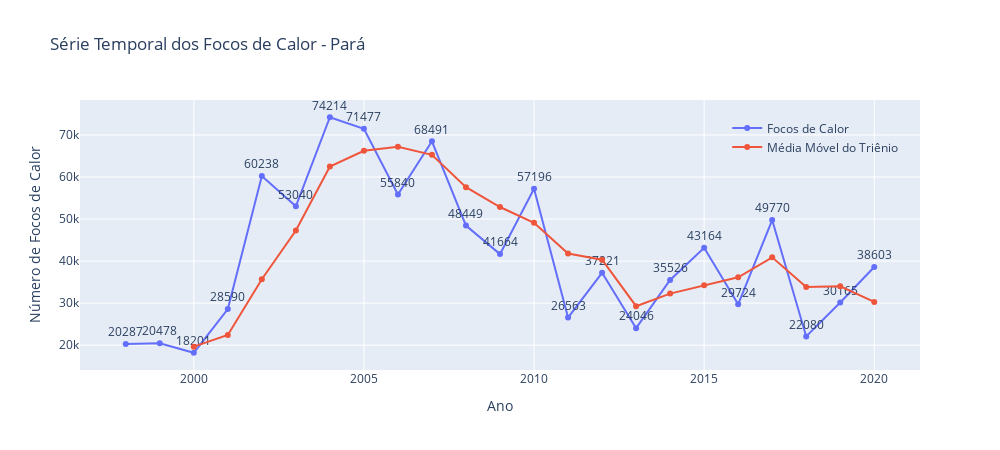

The code cell stored with this chart in its notebook:
### Code cell
# Série Temporal dos Focos de Calor - Pará
base_temp = base.loc[base['state'] == 'Pará']
plot_forest_fires_timeline(base_temp, 'Série Temporal dos Focos de Calor - Pará')

### Figure 1 — Plotly figure (JSON) as saved in the notebook; plotly's stock layout.template omitted (floating-point values rounded to 4 significant figures)
{"data": [{"mode": "markers+lines+text", "name": "Focos de Calor", "text": [20287, 20478, 18201, 28590, 60238, 53040, 74214, 71477, 55840, 68491, 48449, 41664, 57196, 26563, 37221, 24046, 35526, 43164, 29724, 49770, 22080, 30165, 38603], "textposition": "top center", "type": "scatter", "x": [1998, 1999, 2000, 2001, 2002, 2003, 2004, 2005, 2006, 2007, 2008, 2009, 2010, 2011, 2012, 2013, 2014, 2015, 2016, 2017, 2018, 2019, 2020], "y": [20287, 20478, 18201, 28590, 60238, 53040, 74214, 71477, 55840, 68491, 48449, 41664, 57196, 26563, 37221, 24046, 35526, 43164, 29724, 49770, 22080, 30165, 38603]}, {"mode": "markers+lines", "name": "Média Móvel do Triênio", "type": "scatter", "x": [1998, 1999, 2000, 2001, 2002, 2003, 2004, 2005, 2006, 2007, 2008, 2009, 2010, 2011, 2012, 2013, 2014, 2015, 2016, 2017, 2018, 2019, 2020], "y": [null, null, 19660.0, 22423, 35680.0, 47290.0, 62500.0, 66240.0, 67177, 65270.0, 57590.0, 52868, 49103, 41810.0, 40330.0, 29280.0, 32260.0, 34250.0, 36138, 40886, 33858, 34005, 30280.0]}], "layout": {"height": 450, "legend": {"bgcolor": "rgba(255, 255, 255, 0)", "x": 0.98, "xanchor": "right", "y": 0.95, "yanchor": "top"}, "title": {"text": "Série Temporal dos Focos de Calor - Pará"}, "width": 1000, "xaxis": {"title": {"text": "Ano"}}, "yaxis": {"title": {"text": "Número de Focos de Calor"}}}}
